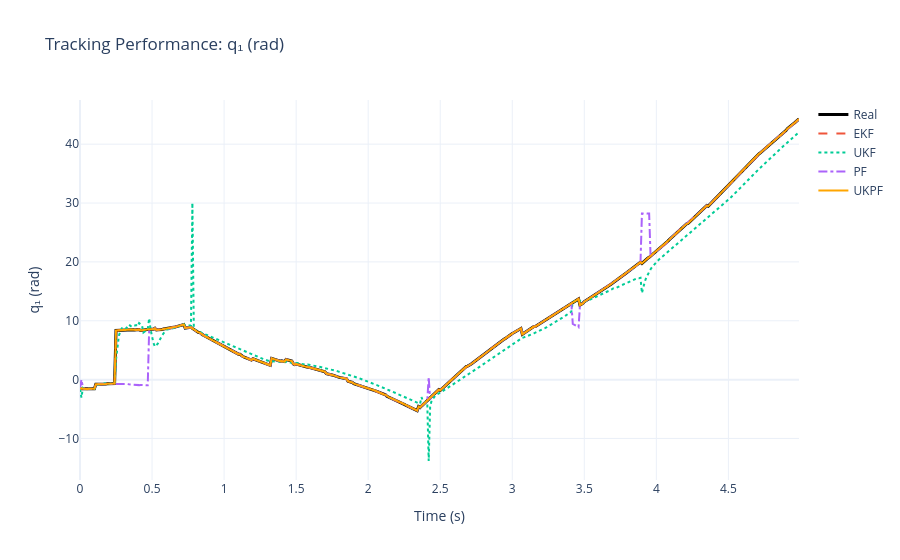
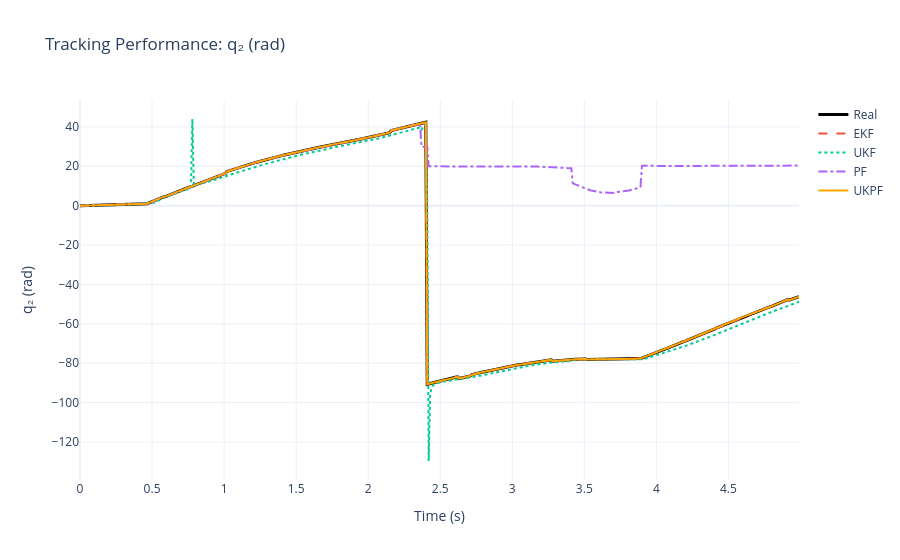
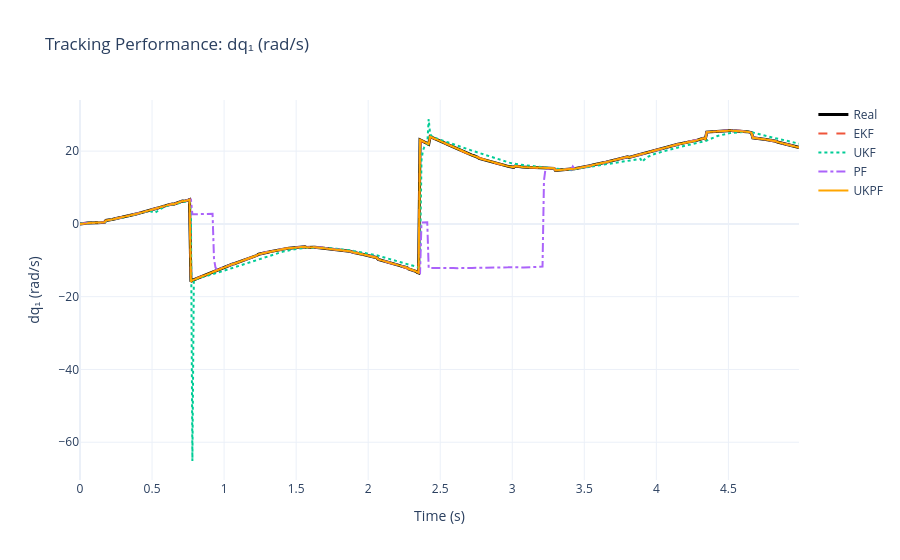
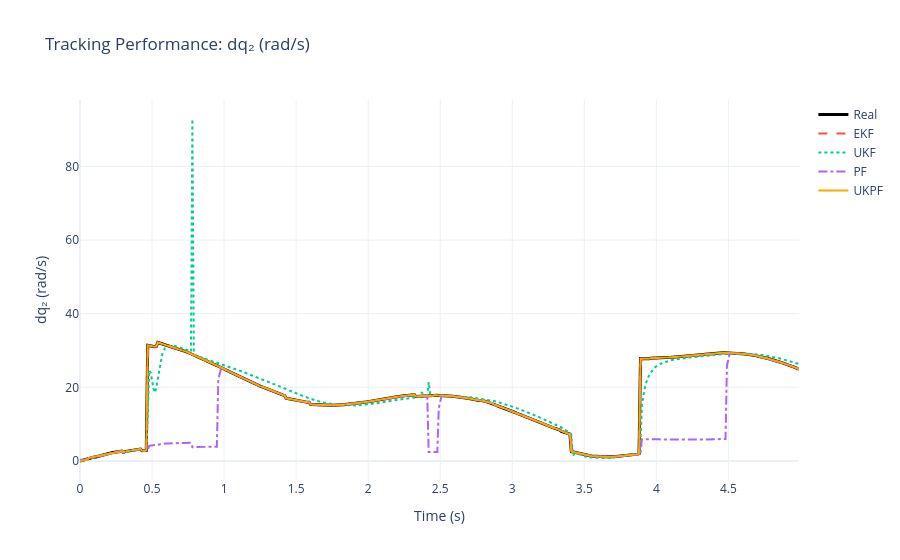

The notebook cell these images were saved under, in order:
### Code cell
import numpy as np
import plotly.graph_objects as go

# ============================================================
# 1) Plant Dynamics (2-DOF Robotic Arm)
# ============================================================
def plant_dynamics(x, u):
    """
    Simplified dynamics for a 2-DOF planar manipulator.
    x = [q1, q2, dq1, dq2]
    """
    q1, q2, dq1, dq2 = x
    tau1, tau2 = u
    
    # Inertia and Coriolis proxies
    # These represent the physical structure the RHONN must learn
    ddq1 = 0.5 * tau1 - 0.2 * dq1 - 0.1 * np.cos(q1)
    ddq2 = 0.8 * tau2 - 0.3 * dq2 - 0.1 * np.cos(q2 + q1)
    
    return np.array([dq1, dq2, ddq1, ddq2])

def plant(x_k, u_k, dt=0.01, process_noise_std=1e-2):
    x_dot = plant_dynamics(x_k, u_k)
    x_kp1 = x_k + dt * x_dot
    
    # Heavy-tailed noise (Cauchy) to challenge the filters
    noise = np.random.standard_cauchy(4) * process_noise_std
    return x_kp1 + noise

# ============================================================
# 2) RHONN structure
# ============================================================
def sigmoidal(z, beta=0.5):
    z = np.clip(z, -50, 50) 
    return 1.0 / (1.0 + np.exp(-beta * z))

def construct_z_vector(x_est, u_input):
    q1, q2, dq1, dq2 = x_est
    tau1, tau2 = u_input
    
    s_q1, s_q2 = sigmoidal(q1), sigmoidal(q2)
    s_dq1, s_dq2 = sigmoidal(dq1), sigmoidal(dq2)
    
    return np.array([
        # s_q1, s_q2, s_dq1, s_dq2,     
        s_q2 * s_dq1,                 
        s_q2 * s_dq2,                 
        s_dq1**2, s_dq2**2            
    ])

# ============================================================
# 3) Trainers (EKF, UKF, PF, UKPF)
# ============================================================
class Generic_RHONN_Trainer:
    def get_prediction(self, weights, x_k, u_k):
        z = construct_z_vector(x_k, u_k)
        return np.dot(weights, z)

class EKF_Trainer(Generic_RHONN_Trainer):
    def __init__(self, n_neurons, n_weights, eta=1.0, P0=1.0, Q=1e-2, R=1e-3):
        self.n_neurons = n_neurons
        self.weights = [np.random.randn(n_weights)*0.1 for _ in range(n_neurons)]
        self.P = [np.eye(n_weights)*P0 for _ in range(n_neurons)]
        self.Q = np.eye(n_weights)*Q
        self.R = R
        self.eta = eta

    def update(self, x_kp1, x_k, u_k):
        z = construct_z_vector(x_k, u_k)
        H = z.reshape(-1, 1)
        for i in range(self.n_neurons):
            S = self.R + (H.T @ self.P[i] @ H)[0,0]
            K = (self.P[i] @ H).flatten() / S
            y_pred = np.dot(self.weights[i], z)
            err = x_kp1[i] - y_pred
            self.weights[i] += self.eta * K * err
            self.P[i] = self.P[i] - np.outer(K, H.flatten()) @ self.P[i] + self.Q

class UKF_Trainer(Generic_RHONN_Trainer):
    def __init__(self, n_neurons, n_weights, eta=2.0, alpha=8e-3):
        self.n_neurons = n_neurons
        self.weights = [np.random.randn(n_weights)*0.1 for _ in range(n_neurons)]
        self.P = [np.eye(n_weights) for _ in range(n_neurons)]
        self.Q, self.R = np.eye(n_weights)*3e-4, 1e-3
        self.eta, self.n = eta, n_weights
        self.lambd = alpha**2 * self.n - self.n
        self.Wm = np.full(2*self.n+1, 1/(2*(self.n+self.lambd)))
        self.Wc = np.copy(self.Wm)
        self.Wm[0] = self.lambd/(self.n+self.lambd)
        self.Wc[0] = self.Wm[0] + (3 - alpha**2)

    def update(self, x_kp1, x_k, u_k):
        z = construct_z_vector(x_k, u_k)
        for i in range(self.n_neurons):
            try: L = np.linalg.cholesky((self.n + self.lambd) * self.P[i])
            except: L = np.eye(self.n) * 0.1
            sigs = np.zeros((2*self.n+1, self.n))
            sigs[0] = self.weights[i]
            for k in range(self.n):
                sigs[k+1], sigs[self.n+k+1] = self.weights[i] + L[:,k], self.weights[i] - L[:,k]
            Y_sigs = sigs @ z
            y_mean = np.sum(self.Wm * Y_sigs)
            Py = np.sum(self.Wc * (Y_sigs - y_mean)**2) + self.R
            Pxy = np.sum([self.Wc[k]*np.outer(sigs[k]-self.weights[i], Y_sigs[k]-y_mean) for k in range(2*self.n+1)], axis=0).flatten()
            K = Pxy / Py
            self.weights[i] += self.eta * K * (x_kp1[i] - y_mean)
            self.P[i] = (self.P[i] - np.outer(K, K) * Py) + np.eye(self.n)*1e-6

class PF_Trainer(Generic_RHONN_Trainer):
    def __init__(self, n_neurons, n_weights, n_particles=200, Q_std=0.6, R_std=0.2):
        self.n_neurons, self.n_weights, self.n_particles = n_neurons, n_weights, n_particles
        self.particles = [np.random.randn(n_particles, n_weights)*0.2 for _ in range(n_neurons)]
        self.weights_pf = [np.ones(n_particles)/n_particles for _ in range(n_neurons)]
        self.Q_std = np.array(Q_std) if not np.isscalar(Q_std) else np.ones(n_neurons)*Q_std
        self.R_std = np.array(R_std) if not np.isscalar(R_std) else np.ones(n_neurons)*R_std

    def update(self, x_kp1, x_k, u_k):
        z = construct_z_vector(x_k, u_k)
        for i in range(self.n_neurons):
            self.particles[i] += np.random.randn(self.n_particles, self.n_weights) * self.Q_std[i]
            err = x_kp1[i] - (self.particles[i] @ z)
            self.weights_pf[i] *= (np.exp(-0.5 * (err/self.R_std[i])**2) + 1e-300)
            self.weights_pf[i] /= np.sum(self.weights_pf[i])
            if 1.0 / np.sum(self.weights_pf[i]**2) < self.n_particles/2:
                idx = np.searchsorted(np.cumsum(self.weights_pf[i]), (np.arange(self.n_particles) + np.random.uniform())/self.n_particles)
                self.particles[i], self.weights_pf[i] = self.particles[i][idx], np.ones(self.n_particles)/self.n_particles

    def get_estimates(self):
        return [np.average(self.particles[i], axis=0, weights=self.weights_pf[i]) for i in range(self.n_neurons)]

class UKPF_Trainer(Generic_RHONN_Trainer):
    def __init__(self, n_neurons, n_weights, n_particles=30, alpha=1e-3, beta=2):
        self.n_neurons, self.n_weights, self.n_particles = n_neurons, n_weights, n_particles
        self.particles = [np.random.randn(n_particles, n_weights)*0.1 for _ in range(n_neurons)]
        self.P = [[np.eye(n_weights)*0.5 for _ in range(n_particles)] for _ in range(n_neurons)]
        self.weights_pf = [np.ones(n_particles)/n_particles for _ in range(n_neurons)]
        self.n = n_weights
        self.lambd = alpha**2 * self.n - self.n
        self.Wm = np.full(2*self.n+1, 1/(2*(self.n+self.lambd)))
        self.Wc = np.copy(self.Wm)
        self.Wm[0], self.Wc[0] = self.lambd/(self.n+self.lambd), self.lambd/(self.n+self.lambd) + (1 - alpha**2 + beta)
        self.R_local, self.Q_local = 1e-2, 1e-3

    def update(self, x_kp1, x_k, u_k):
        z = construct_z_vector(x_k, u_k)
        for i in range(self.n_neurons):
            for p in range(self.n_particles):
                try: L = np.linalg.cholesky((self.n + self.lambd) * self.P[i][p])
                except: L = np.eye(self.n) * 1e-2
                sigs = np.zeros((2*self.n+1, self.n))
                sigs[0] = self.particles[i][p]
                for j in range(self.n):
                    sigs[j+1], sigs[self.n+j+1] = self.particles[i][p] + L[:,j], self.particles[i][p] - L[:,j]
                Y_sigs = sigs @ z
                y_pred = np.sum(self.Wm * Y_sigs)
                Py = np.sum(self.Wc * (Y_sigs - y_pred)**2) + self.R_local
                Pxy = np.sum([self.Wc[j]*np.outer(sigs[j]-self.particles[i][p], Y_sigs[j]-y_pred) for j in range(2*self.n+1)], axis=0).flatten()
                K, innov = Pxy / Py, x_kp1[i] - y_pred
                self.particles[i][p] += K * innov
                self.P[i][p] -= np.outer(K, K) * Py + self.Q_local
                self.weights_pf[i][p] *= (np.exp(-0.5 * (innov**2 / self.R_local)) + 1e-300)
            self.weights_pf[i] /= np.sum(self.weights_pf[i])
            if 1.0/np.sum(self.weights_pf[i]**2) < self.n_particles/2:
                idx = np.searchsorted(np.cumsum(self.weights_pf[i]), (np.arange(self.n_particles) + np.random.uniform())/self.n_particles)
                self.particles[i] = self.particles[i][idx]
                self.P[i] = [self.P[i][k].copy() for k in idx]
                self.weights_pf[i].fill(1.0/self.n_particles)

    def get_estimates(self):
        return [np.average(self.particles[i], axis=0, weights=self.weights_pf[i]) for i in range(self.n_neurons)]

# ============================================================
# 4) Main Simulation
# ============================================================
if __name__ == "__main__":
    n_steps, dt = 500, 0.01
    t = np.linspace(0, (n_steps-1)*dt, n_steps)
    n_states, n_features = 4, 4
    measurement_noise = np.random.laplace(0, 0.01, (n_steps, 4))

    ekf = EKF_Trainer(n_states, n_features)
    ukf = UKF_Trainer(n_states, n_features)
    pf = PF_Trainer(n_states, n_features, n_particles=800,Q_std=[0.5, 0.5, 0.5, 0.5], R_std=[0.01, 0.01, 0.1, 0.1])
    ukpf = UKPF_Trainer(n_states, n_features, n_particles=30)

    x_true = np.zeros((n_steps, 4)) + measurement_noise
    x_est_ekf, x_est_ukf, x_est_pf, x_est_ukpf = [np.zeros((n_steps, 4)) for _ in range(4)]
    
    x_true[0] = [-np.pi/2, 0, 0, 0]
    for arr in [x_est_ekf, x_est_ukf, x_est_pf, x_est_ukpf]: arr[0] = x_true[0]

    u_hist = np.column_stack([30*np.sin(2*t), 15*np.cos(3*t)])

    print("Simulating 2-DOF Arm Identification...")
    for k in range(n_steps - 1):
        x_true[k+1] = plant(x_true[k], u_hist[k], dt)
        z = construct_z_vector(x_true[k], u_hist[k])
        
        ekf.update(x_true[k+1], x_true[k], u_hist[k])
        ukf.update(x_true[k+1], x_true[k], u_hist[k])
        pf.update(x_true[k+1], x_true[k], u_hist[k])
        ukpf.update(x_true[k+1], x_true[k], u_hist[k])

        w_pf, w_ukpf = pf.get_estimates(), ukpf.get_estimates()
        for i in range(4):
            x_est_ekf[k+1, i] = np.dot(ekf.weights[i], z)
            x_est_ukf[k+1, i] = np.dot(ukf.weights[i], z)
            x_est_pf[k+1, i] = np.dot(w_pf[i], z)
            x_est_ukpf[k+1, i] = np.dot(w_ukpf[i], z)

    # ============================================================
    # 5) Thesis Visualization
    # ============================================================
    print("\nCalculating MSE and Generating Plots...")
    config = {'font': 'Computer Modern, serif', 'lw_t': 3, 'lw_e': 2}
    
    for i, label in enumerate(['q₁ (rad)', 'q₂ (rad)', 'dq₁ (rad/s)', 'dq₂ (rad/s)']):
        fig = go.Figure()
        fig.add_trace(go.Scatter(x=t, y=x_true[:,i], name='Real', line=dict(color='black', width=config['lw_t'])))
        fig.add_trace(go.Scatter(x=t, y=x_est_ekf[:,i], name='EKF', line=dict(dash='dash')))
        fig.add_trace(go.Scatter(x=t, y=x_est_ukf[:,i], name='UKF', line=dict(dash='dot')))
        fig.add_trace(go.Scatter(x=t, y=x_est_pf[:,i], name='PF', line=dict(dash='dashdot')))
        fig.add_trace(go.Scatter(x=t, y=x_est_ukpf[:,i], name='UKPF', line=dict(color='orange', width=config['lw_e'])))
        
        fig.update_layout(title=f"Tracking Performance: {label}", xaxis_title="Time (s)", yaxis_title=label, template="plotly_white")
        fig.show()

    # Bar Chart for MSE Comparison
    filters = ['EKF', 'UKF', 'PF', 'UKPF']
    total_mse = [np.mean((x_true - x)**2) for x in [x_est_ekf, x_est_ukf, x_est_pf, x_est_ukpf]]
    
    fig_mse = go.Figure([go.Bar(x=filters, y=total_mse, marker_color=['blue', 'green', 'red', 'orange'])])
    fig_mse.update_layout(title="Total Mean Squared Error (Log Scale)", yaxis_type="log", template="plotly_white")
    fig_mse.show()

    print("✅ Full Simulation and Analysis complete.")

### Figure 1 — Plotly figure (JSON) as saved in the notebook; plotly's stock layout.template omitted (floating-point values rounded to 4 significant figures; data arrays with more than 128 entries replaced by an {"elided": "..."} marker saying what was removed)
{"data": [{"line": {"color": "black", "width": 3}, "name": "Real", "type": "scatter", "x": {"elided": "500 float values"}, "y": {"elided": "500 float values"}}, {"line": {"dash": "dash"}, "name": "EKF", "type": "scatter", "x": {"elided": "500 float values"}, "y": {"elided": "500 float values"}}, {"line": {"dash": "dot"}, "name": "UKF", "type": "scatter", "x": {"elided": "500 float values"}, "y": {"elided": "500 float values"}}, {"line": {"dash": "dashdot"}, "name": "PF", "type": "scatter", "x": {"elided": "500 float values"}, "y": {"elided": "500 float values"}}, {"line": {"color": "orange", "width": 2}, "name": "UKPF", "type": "scatter", "x": {"elided": "500 float values"}, "y": {"elided": "500 float values"}}], "layout": {"title": {"text": "Tracking Performance: q₁ (rad)"}, "xaxis": {"title": {"text": "Time (s)"}}, "yaxis": {"title": {"text": "q₁ (rad)"}}}}

### Figure 2 — Plotly figure (JSON) as saved in the notebook; plotly's stock layout.template omitted (floating-point values rounded to 4 significant figures; data arrays with more than 128 entries replaced by an {"elided": "..."} marker saying what was removed)
{"data": [{"line": {"color": "black", "width": 3}, "name": "Real", "type": "scatter", "x": {"elided": "500 float values"}, "y": {"elided": "500 float values"}}, {"line": {"dash": "dash"}, "name": "EKF", "type": "scatter", "x": {"elided": "500 float values"}, "y": {"elided": "500 float values"}}, {"line": {"dash": "dot"}, "name": "UKF", "type": "scatter", "x": {"elided": "500 float values"}, "y": {"elided": "500 float values"}}, {"line": {"dash": "dashdot"}, "name": "PF", "type": "scatter", "x": {"elided": "500 float values"}, "y": {"elided": "500 float values"}}, {"line": {"color": "orange", "width": 2}, "name": "UKPF", "type": "scatter", "x": {"elided": "500 float values"}, "y": {"elided": "500 float values"}}], "layout": {"title": {"text": "Tracking Performance: q₂ (rad)"}, "xaxis": {"title": {"text": "Time (s)"}}, "yaxis": {"title": {"text": "q₂ (rad)"}}}}

### Figure 3 — Plotly figure (JSON) as saved in the notebook; plotly's stock layout.template omitted (floating-point values rounded to 4 significant figures; data arrays with more than 128 entries replaced by an {"elided": "..."} marker saying what was removed)
{"data": [{"line": {"color": "black", "width": 3}, "name": "Real", "type": "scatter", "x": {"elided": "500 float values"}, "y": {"elided": "500 float values"}}, {"line": {"dash": "dash"}, "name": "EKF", "type": "scatter", "x": {"elided": "500 float values"}, "y": {"elided": "500 float values"}}, {"line": {"dash": "dot"}, "name": "UKF", "type": "scatter", "x": {"elided": "500 float values"}, "y": {"elided": "500 float values"}}, {"line": {"dash": "dashdot"}, "name": "PF", "type": "scatter", "x": {"elided": "500 float values"}, "y": {"elided": "500 float values"}}, {"line": {"color": "orange", "width": 2}, "name": "UKPF", "type": "scatter", "x": {"elided": "500 float values"}, "y": {"elided": "500 float values"}}], "layout": {"title": {"text": "Tracking Performance: dq₁ (rad/s)"}, "xaxis": {"title": {"text": "Time (s)"}}, "yaxis": {"title": {"text": "dq₁ (rad/s)"}}}}

### Figure 4 — Plotly figure (JSON) as saved in the notebook; plotly's stock layout.template omitted (floating-point values rounded to 4 significant figures; data arrays with more than 128 entries replaced by an {"elided": "..."} marker saying what was removed)
{"data": [{"line": {"color": "black", "width": 3}, "name": "Real", "type": "scatter", "x": {"elided": "500 float values"}, "y": {"elided": "500 float values"}}, {"line": {"dash": "dash"}, "name": "EKF", "type": "scatter", "x": {"elided": "500 float values"}, "y": {"elided": "500 float values"}}, {"line": {"dash": "dot"}, "name": "UKF", "type": "scatter", "x": {"elided": "500 float values"}, "y": {"elided": "500 float values"}}, {"line": {"dash": "dashdot"}, "name": "PF", "type": "scatter", "x": {"elided": "500 float values"}, "y": {"elided": "500 float values"}}, {"line": {"color": "orange", "width": 2}, "name": "UKPF", "type": "scatter", "x": {"elided": "500 float values"}, "y": {"elided": "500 float values"}}], "layout": {"title": {"text": "Tracking Performance: dq₂ (rad/s)"}, "xaxis": {"title": {"text": "Time (s)"}}, "yaxis": {"title": {"text": "dq₂ (rad/s)"}}}}
